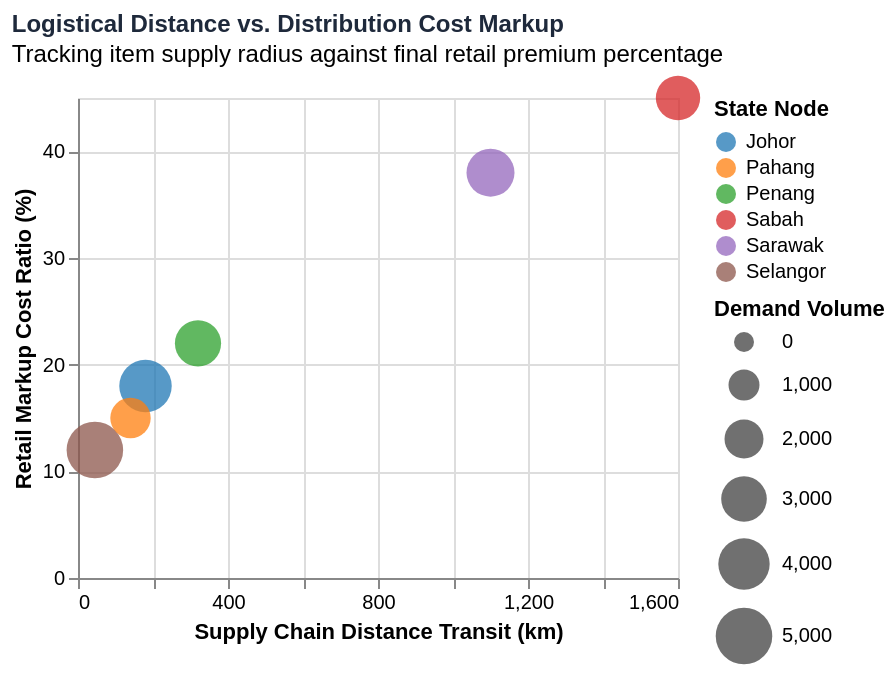

Vega-Lite specification stored for this chart:
### Vega-Lite specification from a JSON file in a GitHub repository (floating-point values rounded to 4 significant figures)
{"$schema": "https://vega.github.io/schema/vega-lite/v5.json", "width": "container", "height": 240, "title": {"text": "Logistical Distance vs. Distribution Cost Markup", "subtitle": "Tracking item supply radius against final retail premium percentage", "fontSize": 12, "anchor": "start", "color": "#1e293b"}, "data": {"values": [{"state": "Selangor", "distance": 45, "markup": 12, "volume": 5000}, {"state": "Johor", "distance": 180, "markup": 18, "volume": 4200}, {"state": "Penang", "distance": 320, "markup": 22, "volume": 3100}, {"state": "Pahang", "distance": 140, "markup": 15, "volume": 2200}, {"state": "Sabah", "distance": 1600, "markup": 45, "volume": 2800}, {"state": "Sarawak", "distance": 1100, "markup": 38, "volume": 3400}]}, "mark": {"type": "circle", "opacity": 0.75}, "encoding": {"x": {"field": "distance", "type": "quantitative", "title": "Supply Chain Distance Transit (km)"}, "y": {"field": "markup", "type": "quantitative", "title": "Retail Markup Cost Ratio (%)"}, "size": {"field": "volume", "type": "quantitative", "scale": {"range": [100, 800]}, "title": "Demand Volume"}, "color": {"field": "state", "type": "nominal", "scale": {"scheme": "category10"}, "title": "State Node"}, "tooltip": [{"field": "state", "type": "nominal", "title": "State Node"}, {"field": "distance", "type": "quantitative", "title": "Distance (km)"}, {"field": "markup", "type": "quantitative", "title": "Markup (%)"}]}}
